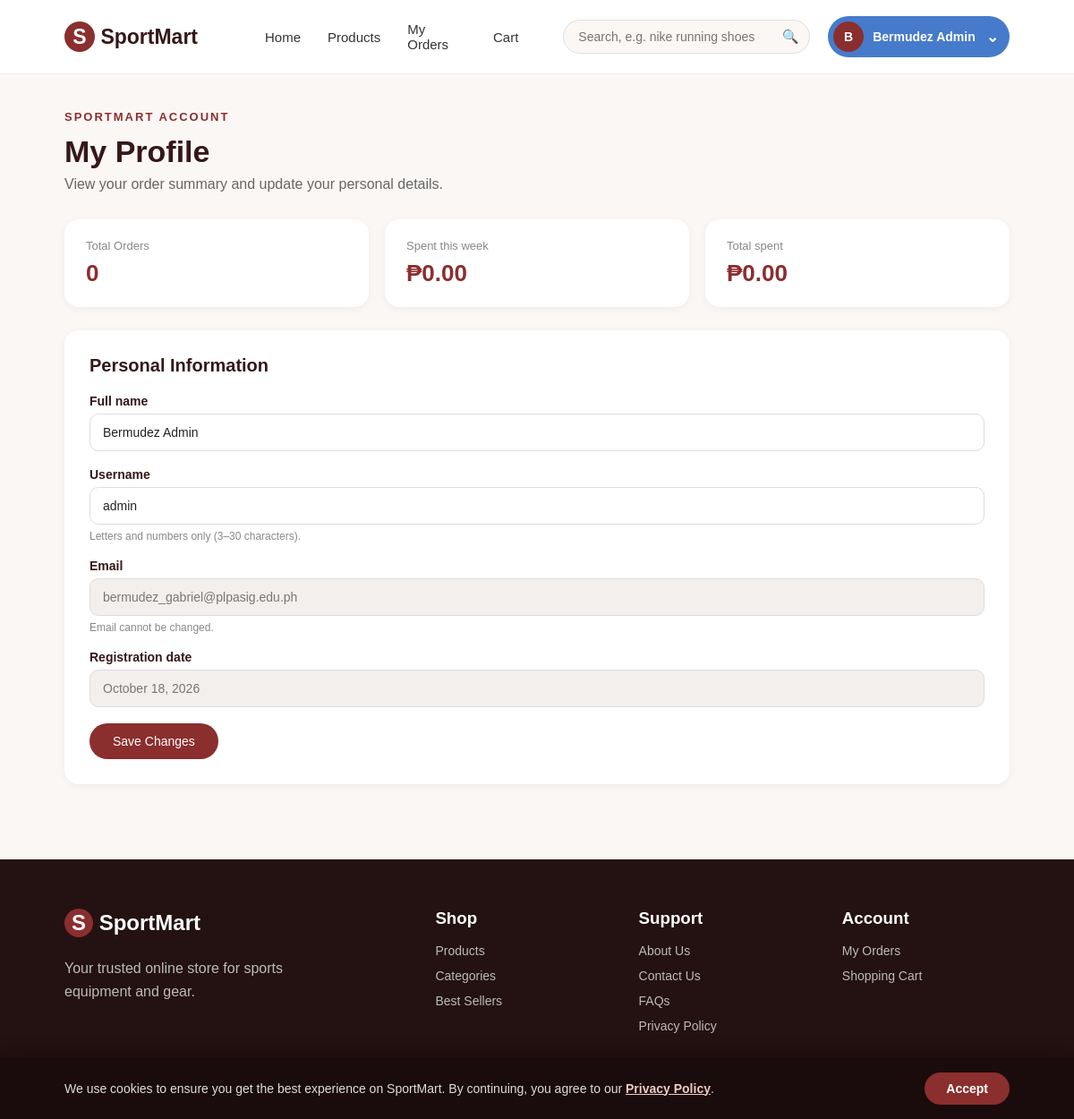
Page /index.php?page=profile (signed in) on the committed database.
### tables this page shows
CREATE TABLE `users` (
  `user_id` int(10) UNSIGNED NOT NULL,
  `username` varchar(50) DEFAULT NULL,
  `full_name` varchar(150) NOT NULL,
  `email` varchar(255) NOT NULL,
  `password_hash` varchar(255) NOT NULL,
  `role` enum('Customer','Admin','Staff','Driver') NOT NULL DEFAULT 'Customer',
  `phone` text DEFAULT NULL,  
  `physical_address` text DEFAULT NULL,  
  `account_status` enum('Active','Suspended','Inactive','Locked') NOT NULL DEFAULT 'Active',
  `login_attempts` int(11) DEFAULT 0,
  `created_at` timestamp NOT NULL DEFAULT current_timestamp(),
  `last_login` timestamp NULL DEFAULT NULL,
  `status` varchar(50) NOT NULL DEFAULT 'Active',
  `failed_attempts` int(11) NOT NULL DEFAULT 0,
  `mfa_enabled` tinyint(1) NOT NULL DEFAULT 0,
  `mfa_secret` varchar(255) DEFAULT NULL,
  `mfa_confirmed_at` datetime DEFAULT NULL
);

### includes/functions.php (called while the page is built, shortened)
<?php
function e($value)
{
    return htmlspecialchars(
        $value ?? '',
        ENT_QUOTES,
        'UTF-8'
    );
}
function getAccountStats(PDO $pdo, $userId)
{
    $totalOrders = 0;
    $totalSpent = 0.0;
    $weekSpent = 0.0;
    $weekStart = strtotime('monday this week 00:00:00');
    $stmt = $pdo->prepare(
        "SELECT total_amount, created_at
         FROM orders
         WHERE user_id = ? AND status <> 'Cancelled'"
    );
    $stmt->execute([(int) $userId]);
    foreach ($stmt->fetchAll() as $row) {
        $amount = (float) $row['total_amount'];
        $totalOrders++;
        $totalSpent += $amount;
        if (strtotime($row['created_at']) >= $weekStart) {
            $weekSpent += $amount;
        }
    }
    return [
        'total_orders' => $totalOrders,
        'week_spent' => $weekSpent,
        'total_spent' => $totalSpent
    ];
}

### pages/profile.php (the view, shortened to what this page needs)
<?php
$stmt = $pdo->prepare(
    "SELECT full_name, username, email, created_at
     FROM users
     WHERE user_id = ?
     LIMIT 1"
);
$stmt->execute([$userId]);
$account = $stmt->fetch();
$stats = getAccountStats($pdo, $userId);
$registeredOn = $account['created_at'] ? date('F j, Y', strtotime($account['created_at'])) : '—';
?>
<section class="account-page">
    <div class="account-header">
        <p class="small-title">SPORTMART ACCOUNT</p>
        <h1>My Profile</h1>
        <p>View your order summary and update your personal details.</p>
    </div>
    <div class="stat-boxes">
        <div class="stat-box">
            <span class="stat-label">Total Orders</span>
            <strong class="stat-value"><?php echo (int) $stats['total_orders']; ?></strong>
        </div>
        <div class="stat-box">
            <span class="stat-label">Spent this week</span>
            <strong class="stat-value">₱<?php echo number_format($stats['week_spent'], 2); ?></strong>
        </div>
        <div class="stat-box">
            <span class="stat-label">Total spent</span>
            <strong class="stat-value">₱<?php echo number_format($stats['total_spent'], 2); ?></strong>
        </div>
    </div>
    <div class="account-card">
        <h2>Personal Information</h2>
        <form action="pages/account_actions.php" method="POST" class="account-form" novalidate>
            <div class="form-row">
                <label for="fullname">Full name</label>
                <input type="text" id="fullname" name="fullname" value="<?php echo e($account['full_name']); ?>" maxlength="100" required>
            </div>
            <div class="form-row">
                <label for="username">Username</label>
                <input type="text" id="username" name="username" value="<?php echo e($account['username']); ?>" maxlength="30" required>
                <small>Letters and numbers only (3–30 characters).</small>
            </div>
            <div class="form-row">
                <label for="email">Email</label>
                <input type="email" id="email" value="<?php echo e($account['email']); ?>" readonly disabled>
                <small>Email cannot be changed.</small>
            </div>
            <div class="form-row">
                <label for="registered">Registration date</label>
                <input type="text" id="registered" value="<?php echo e($registeredOn); ?>" readonly disabled>
            </div>
            <button type="submit" class="account-button">Save Changes</button>
        </form>
    </div>
</section>

### assets/css/styles.css (style rules this page uses)
* { margin: 0; padding: 0; box-sizing: border-box; }
html { scroll-behavior: smooth; }
body { font-family: Arial, sans-serif; background: #faf7f5; color: #222; min-height: 100vh; display: flex; flex-direction: column; }
button, input, select { font-family: Arial, sans-serif; }
.small-title { color: #8b2e2e; font-size: 13px; font-weight: bold; letter-spacing: 2px; margin-bottom: 12px; }

### assets/css/account.css (style rules this page uses)
.account-page { width: 88%; max-width: 1200px; margin: 40px auto 60px; }
.account-header { margin-bottom: 30px; }
.account-header h1 { color: #351818; font-size: 34px; margin-bottom: 8px; }
.account-header p:not(.small-title) { color: #666; }
.stat-boxes { display: grid; grid-template-columns: repeat(3, 1fr); gap: 18px; margin-bottom: 26px; }
.stat-box { background: white; border-radius: 16px; padding: 22px 24px; box-shadow: 0 2px 10px rgba(53, 24, 24, .05); display: flex; flex-direction: column; gap: 8px; }
.stat-label { color: #888; font-size: 13px; }
.stat-value { color: #8b2e2e; font-size: 26px; }
.account-card { background: white; border-radius: 16px; padding: 28px; margin-bottom: 24px; box-shadow: 0 2px 10px rgba(53, 24, 24, .05); }
.account-card h2 { color: #351818; font-size: 20px; margin-bottom: 20px; }
.form-row { display: flex; flex-direction: column; gap: 6px; margin-bottom: 18px; }
.form-row label { color: #351818; font-size: 14px; font-weight: bold; }
.form-row input, .form-row textarea { width: 100%; padding: 12px 14px; border: 1px solid #ddd; border-radius: 10px; font-size: 14px; font-family: Arial, sans-serif; background: white; color: #222; }
.form-row input:disabled { background: #f3efed; color: #777; cursor: not-allowed; }
.form-row small { color: #888; font-size: 12px; }
.account-button { background: #8b2e2e; color: white; border: none; padding: 12px 26px; border-radius: 24px; font-size: 14px; cursor: pointer; }

### rows in the picture
users: fullname "Bermudez Admin", username "admin", email "bermudez_gabriel@plpasig.edu.ph", created_at "October 18, 2026"

### other values in the picture
$avatarLetter "B"
$userName "Bermudez Admin"
$stats['total_orders'] "0"
$stats['week_spent'] "0.00"
$stats['total_spent'] "0.00"
